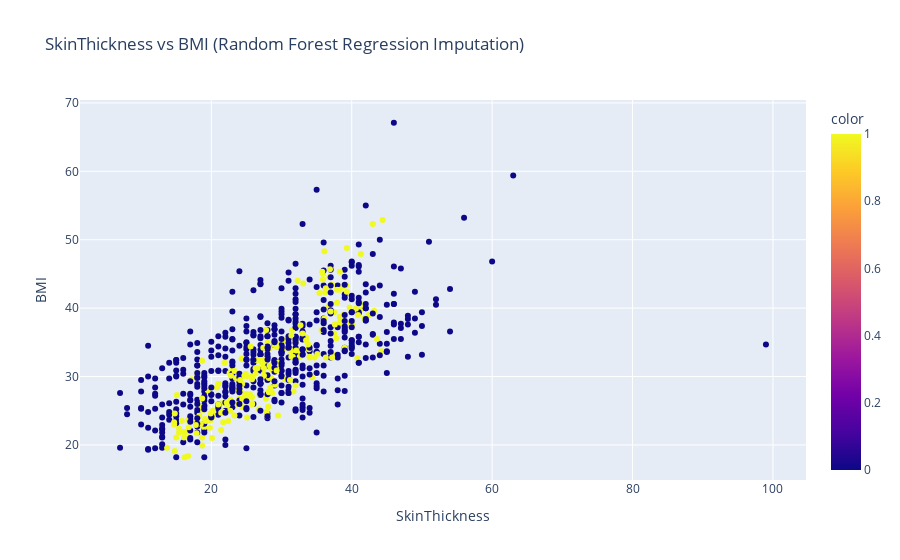

The code cell stored with this chart in its notebook:
### Markdown cell above
The `IterativeImputer` class is highly flexible and allows us to use any estimator object to perform our imputation (instead of just regression). The default estimator that it uses isn't actually vanilla linear regression - it's something known as Bayesian Ridge regression. We won't cover the details here as the important thing to know is that it is just a linear regression variant. If you are curious about a fuller understanding, more details can be found at: https://scikit-learn.org/stable/modules/generated/sklearn.linear_model.BayesianRidge.html#sklearn.linear_model.BayesianRidge.

Another, more recent, trend in imputation is using tree based ensembles. Here we will use the `RandomForestRegressor` estimator to impute the missing values:

### Code cell
from sklearn.ensemble import RandomForestRegressor

## Impute the missing values using RandomForestRegressor and IterativeImputer

### Figure 1 — Plotly figure (JSON) as saved in the notebook; plotly's stock layout.template omitted (floating-point values rounded to 4 significant figures; data arrays with more than 128 entries replaced by an {"elided": "..."} marker saying what was removed)
{"data": [{"hovertemplate": "SkinThickness=%{x}<br>BMI=%{y}<br>color=%{marker.color}<extra></extra>", "legendgroup": "", "marker": {"color": {"elided": "752 int values"}, "coloraxis": "coloraxis", "symbol": "circle"}, "mode": "markers", "name": "", "orientation": "v", "showlegend": false, "type": "scatter", "x": {"elided": "752 float values"}, "xaxis": "x", "y": {"elided": "752 float values"}, "yaxis": "y"}], "layout": {"coloraxis": {"colorbar": {"title": {"text": "color"}}, "colorscale": [[0, "#0d0887"], [0.1111, "#46039f"], [0.2222, "#7201a8"], [0.3333, "#9c179e"], [0.4444, "#bd3786"], [0.5556, "#d8576b"], [0.6667, "#ed7953"], [0.7778, "#fb9f3a"], [0.8889, "#fdca26"], [1, "#f0f921"]]}, "legend": {"tracegroupgap": 0}, "title": {"text": "SkinThickness vs BMI (Random Forest Regression Imputation)"}, "xaxis": {"anchor": "y", "domain": [0, 1], "title": {"text": "SkinThickness"}}, "yaxis": {"anchor": "x", "domain": [0, 1], "title": {"text": "BMI"}}}}
